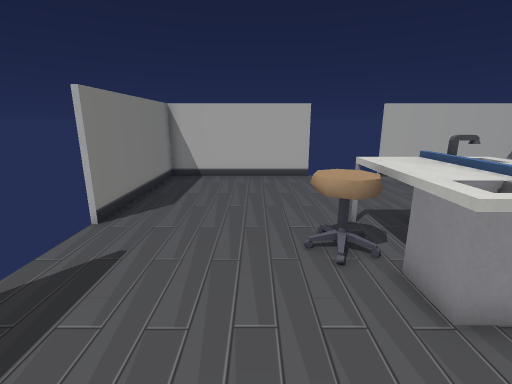
[1] (above)

12 first-person views from a walk through a 3-D level made in the Godot game engine. The camera is 1.5 m above the floor, tilts 14° down and sees 85° across. Doors that lead somewhere are drawn open, without their leaves. The floor is counted in squares, 0.5 m on a side. Each view is taken from the middle of a square. On the plan, view 1 faces up. The plan holds only what a view shows up to about 20 squares ahead; the rest is blank.

[2]
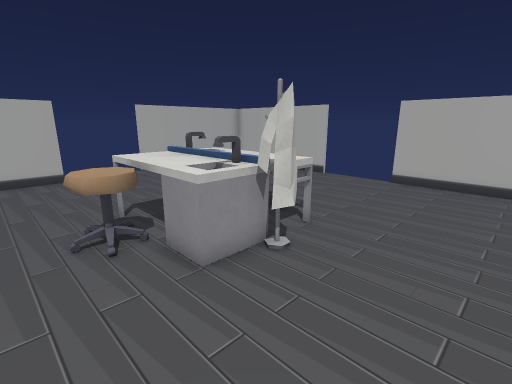

[3]
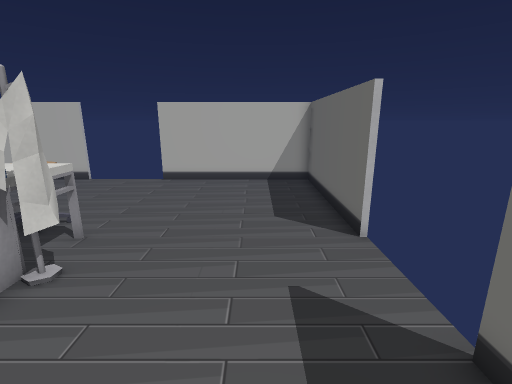

[4]
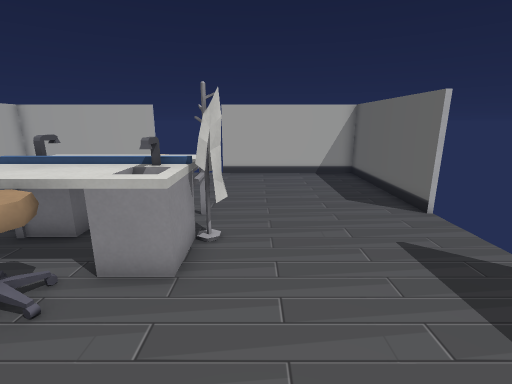

[5]
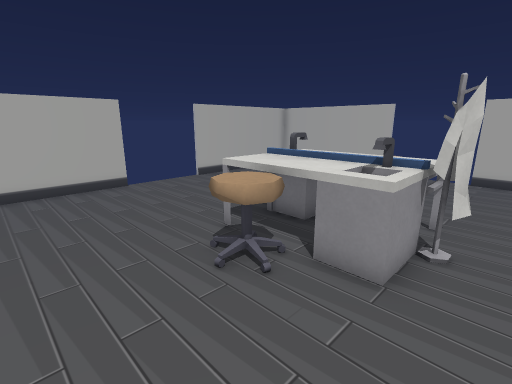

[6]
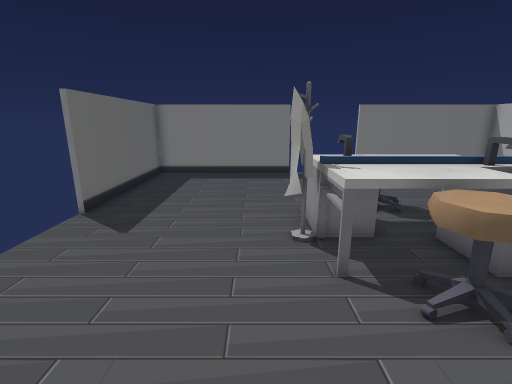

[7]
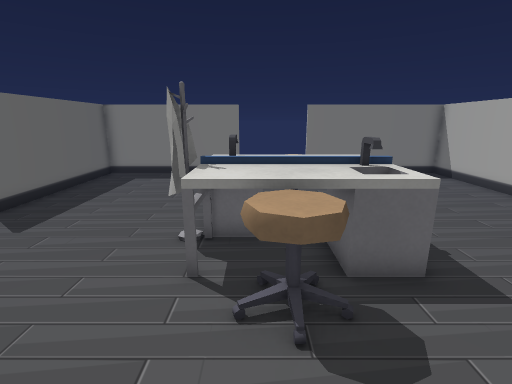

[8]
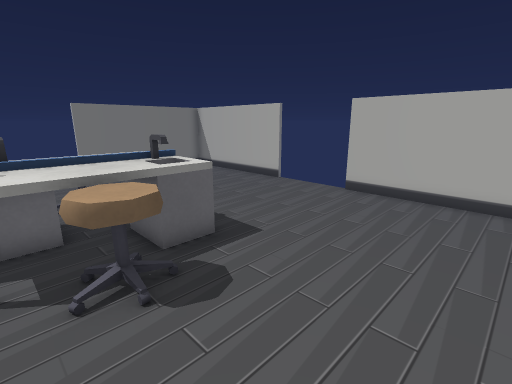

[9]
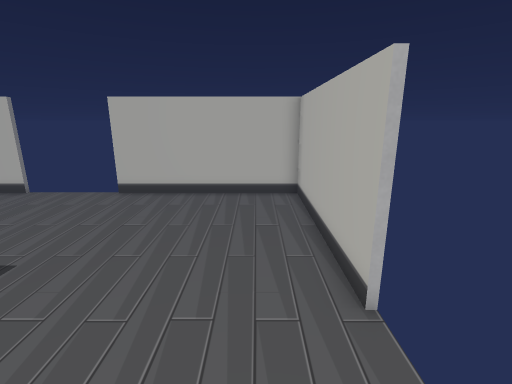

[10]
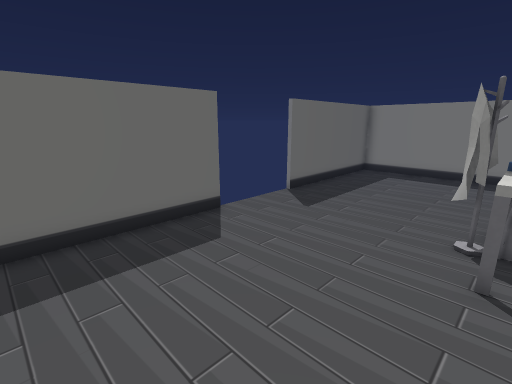

[11]
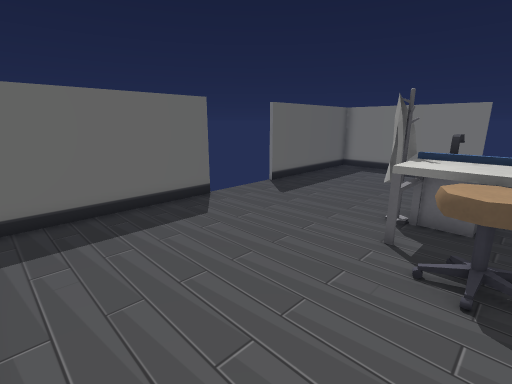

[12]
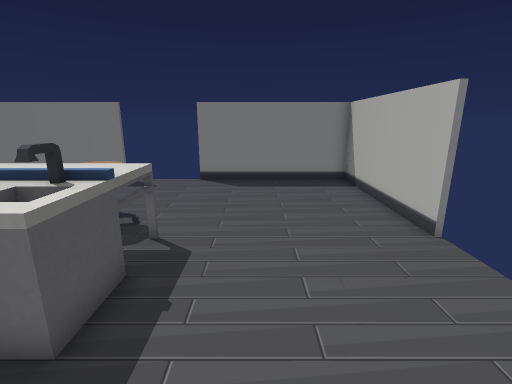

### Floor plan
Key: @ floor where view 1 was taken; # wall or solid block; x gap in a wall; . floor; D open door; = window, fence, low wall or low ledge; ^ raised ledge; T thing the floor can be seen under or through; S stool; R rack.
Columns run from 5 left of view 1 to 15 right of it. Each row starts with its distance up from view 1.
 16 ########DDDDD########
 15 #...................#
 14 #...................#
 13 #...................#
 12 #...................#
 11 #...................#
 10 #...................#
  9 #.........x  .......#
  8 D.......^^^T=.......D
  7 D.....SSS^^^^.......D
  6 D.....SSS^^^SSS.....D
  5 D.......^^^^SSS.....D
  4 D.......=#^^^.......D
  3 #........#R.........#
  2 #...................#
  1 #...................#
  0 #....@..............#
 -1 #...................#
 -2 #...................#
 -3 #...................#
 -4 ########DDDDD########

Positions as (right, up) in squares from view 1, and headings:
1: (0, 0), facing up
2: (0, -1), facing up-right
3: (0, -1), facing right
4: (-2, 2), facing right
5: (-2, 2), facing up-right
6: (12, 2), facing left
7: (12, 5), facing left
8: (13, 4), facing up-left
9: (13, 4), facing up
10: (13, 4), facing down-left
11: (14, 6), facing down-left
12: (10, 11), facing left
